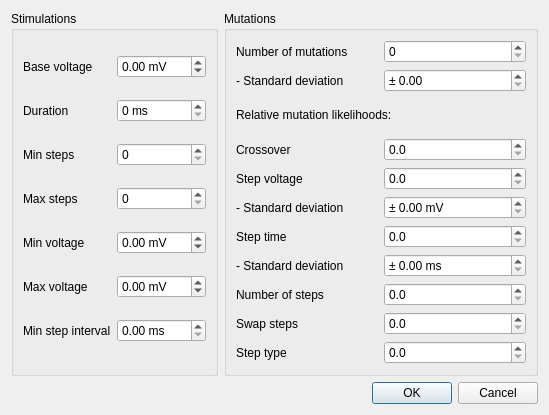
<?xml version="1.0" encoding="UTF-8"?>
<ui version="4.0">
 <class>StimulationDataDialog</class>
 <widget class="QDialog" name="StimulationDataDialog">
  <property name="geometry">
   <rect>
    <x>0</x>
    <y>0</y>
    <width>549</width>
    <height>415</height>
   </rect>
  </property>
  <property name="windowTitle">
   <string>Dialog</string>
  </property>
  <layout class="QGridLayout" name="gridLayout_3">
   <item row="0" column="0">
    <widget class="QGroupBox" name="groupBox">
     <property name="title">
      <string>Stimulations</string>
     </property>
     <layout class="QGridLayout" name="gridLayout">
      <item row="0" column="0">
       <widget class="QLabel" name="label">
        <property name="text">
         <string>Base voltage</string>
        </property>
       </widget>
      </item>
      <item row="0" column="1">
       <widget class="QDoubleSpinBox" name="baseV">
        <property name="suffix">
         <string> mV</string>
        </property>
        <property name="minimum">
         <double>-200.000000000000000</double>
        </property>
        <property name="maximum">
         <double>200.000000000000000</double>
        </property>
       </widget>
      </item>
      <item row="1" column="0">
       <widget class="QLabel" name="label_2">
        <property name="text">
         <string>Duration</string>
        </property>
       </widget>
      </item>
      <item row="1" column="1">
       <widget class="QSpinBox" name="duration">
        <property name="suffix">
         <string> ms</string>
        </property>
        <property name="maximum">
         <number>1000</number>
        </property>
       </widget>
      </item>
      <item row="2" column="0">
       <widget class="QLabel" name="label_3">
        <property name="text">
         <string>Min steps</string>
        </property>
       </widget>
      </item>
      <item row="2" column="1">
       <widget class="QSpinBox" name="minSteps"/>
      </item>
      <item row="3" column="0">
       <widget class="QLabel" name="label_4">
        <property name="text">
         <string>Max steps</string>
        </property>
       </widget>
      </item>
      <item row="3" column="1">
       <widget class="QSpinBox" name="maxSteps"/>
      </item>
      <item row="4" column="0">
       <widget class="QLabel" name="label_5">
        <property name="text">
         <string>Min voltage</string>
        </property>
       </widget>
      </item>
      <item row="4" column="1">
       <widget class="QDoubleSpinBox" name="minV">
        <property name="suffix">
         <string> mV</string>
        </property>
        <property name="minimum">
         <double>-200.000000000000000</double>
        </property>
        <property name="maximum">
         <double>200.000000000000000</double>
        </property>
       </widget>
      </item>
      <item row="5" column="0">
       <widget class="QLabel" name="label_6">
        <property name="text">
         <string>Max voltage</string>
        </property>
       </widget>
      </item>
      <item row="5" column="1">
       <widget class="QDoubleSpinBox" name="maxV">
        <property name="suffix">
         <string> mV</string>
        </property>
        <property name="minimum">
         <double>-200.000000000000000</double>
        </property>
        <property name="maximum">
         <double>200.000000000000000</double>
        </property>
       </widget>
      </item>
      <item row="6" column="0">
       <widget class="QLabel" name="label_7">
        <property name="text">
         <string>Min step interval</string>
        </property>
       </widget>
      </item>
      <item row="6" column="1">
       <widget class="QDoubleSpinBox" name="stepLength">
        <property name="suffix">
         <string> ms</string>
        </property>
       </widget>
      </item>
     </layout>
    </widget>
   </item>
   <item row="1" column="1">
    <widget class="QDialogButtonBox" name="buttonBox">
     <property name="orientation">
      <enum>Qt::Horizontal</enum>
     </property>
     <property name="standardButtons">
      <set>QDialogButtonBox::Cancel|QDialogButtonBox::Ok</set>
     </property>
    </widget>
   </item>
   <item row="0" column="1">
    <widget class="QGroupBox" name="groupBox_2">
     <property name="title">
      <string>Mutations</string>
     </property>
     <layout class="QGridLayout" name="gridLayout_2">
      <item row="0" column="0">
       <widget class="QLabel" name="label_16">
        <property name="text">
         <string>Number of mutations</string>
        </property>
       </widget>
      </item>
      <item row="0" column="1">
       <widget class="QSpinBox" name="mutaN"/>
      </item>
      <item row="1" column="0">
       <widget class="QLabel" name="label_17">
        <property name="text">
         <string>- Standard deviation</string>
        </property>
       </widget>
      </item>
      <item row="1" column="1">
       <widget class="QDoubleSpinBox" name="mutaStd">
        <property name="prefix">
         <string>± </string>
        </property>
       </widget>
      </item>
      <item row="3" column="0">
       <widget class="QLabel" name="label_8">
        <property name="text">
         <string>Crossover</string>
        </property>
       </widget>
      </item>
      <item row="3" column="1">
       <widget class="QDoubleSpinBox" name="mutaCrossover">
        <property name="decimals">
         <number>1</number>
        </property>
        <property name="maximum">
         <double>99.900000000000006</double>
        </property>
       </widget>
      </item>
      <item row="4" column="0">
       <widget class="QLabel" name="label_9">
        <property name="text">
         <string>Step voltage</string>
        </property>
       </widget>
      </item>
      <item row="4" column="1">
       <widget class="QDoubleSpinBox" name="mutaVoltage">
        <property name="decimals">
         <number>1</number>
        </property>
        <property name="maximum">
         <double>99.900000000000006</double>
        </property>
       </widget>
      </item>
      <item row="5" column="0">
       <widget class="QLabel" name="label_14">
        <property name="text">
         <string>- Standard deviation</string>
        </property>
       </widget>
      </item>
      <item row="5" column="1">
       <widget class="QDoubleSpinBox" name="mutaVoltageStd">
        <property name="prefix">
         <string>± </string>
        </property>
        <property name="suffix">
         <string> mV</string>
        </property>
       </widget>
      </item>
      <item row="6" column="0">
       <widget class="QLabel" name="label_12">
        <property name="text">
         <string>Step time</string>
        </property>
       </widget>
      </item>
      <item row="6" column="1">
       <widget class="QDoubleSpinBox" name="mutaTime">
        <property name="decimals">
         <number>1</number>
        </property>
        <property name="maximum">
         <double>99.900000000000006</double>
        </property>
       </widget>
      </item>
      <item row="7" column="0">
       <widget class="QLabel" name="label_15">
        <property name="text">
         <string>- Standard deviation</string>
        </property>
       </widget>
      </item>
      <item row="7" column="1">
       <widget class="QDoubleSpinBox" name="mutaTimeStd">
        <property name="prefix">
         <string>± </string>
        </property>
        <property name="suffix">
         <string> ms</string>
        </property>
       </widget>
      </item>
      <item row="8" column="0">
       <widget class="QLabel" name="label_10">
        <property name="text">
         <string>Number of steps</string>
        </property>
       </widget>
      </item>
      <item row="8" column="1">
       <widget class="QDoubleSpinBox" name="mutaNumber">
        <property name="decimals">
         <number>1</number>
        </property>
        <property name="maximum">
         <double>99.900000000000006</double>
        </property>
       </widget>
      </item>
      <item row="9" column="0">
       <widget class="QLabel" name="label_11">
        <property name="text">
         <string>Swap steps</string>
        </property>
       </widget>
      </item>
      <item row="9" column="1">
       <widget class="QDoubleSpinBox" name="mutaSwap">
        <property name="decimals">
         <number>1</number>
        </property>
        <property name="maximum">
         <double>99.900000000000006</double>
        </property>
       </widget>
      </item>
      <item row="10" column="0">
       <widget class="QLabel" name="label_13">
        <property name="text">
         <string>Step type</string>
        </property>
       </widget>
      </item>
      <item row="10" column="1">
       <widget class="QDoubleSpinBox" name="mutaType">
        <property name="decimals">
         <number>1</number>
        </property>
        <property name="maximum">
         <double>99.900000000000006</double>
        </property>
       </widget>
      </item>
      <item row="2" column="0" colspan="2">
       <widget class="QLabel" name="label_18">
        <property name="text">
         <string>Relative mutation likelihoods:</string>
        </property>
       </widget>
      </item>
     </layout>
    </widget>
   </item>
  </layout>
 </widget>
 <resources/>
 <connections>
  <connection>
   <sender>buttonBox</sender>
   <signal>accepted()</signal>
   <receiver>StimulationDataDialog</receiver>
   <slot>accept()</slot>
   <hints>
    <hint type="sourcelabel">
     <x>248</x>
     <y>254</y>
    </hint>
    <hint type="destinationlabel">
     <x>157</x>
     <y>274</y>
    </hint>
   </hints>
  </connection>
  <connection>
   <sender>buttonBox</sender>
   <signal>rejected()</signal>
   <receiver>StimulationDataDialog</receiver>
   <slot>reject()</slot>
   <hints>
    <hint type="sourcelabel">
     <x>316</x>
     <y>260</y>
    </hint>
    <hint type="destinationlabel">
     <x>286</x>
     <y>274</y>
    </hint>
   </hints>
  </connection>
 </connections>
</ui>
